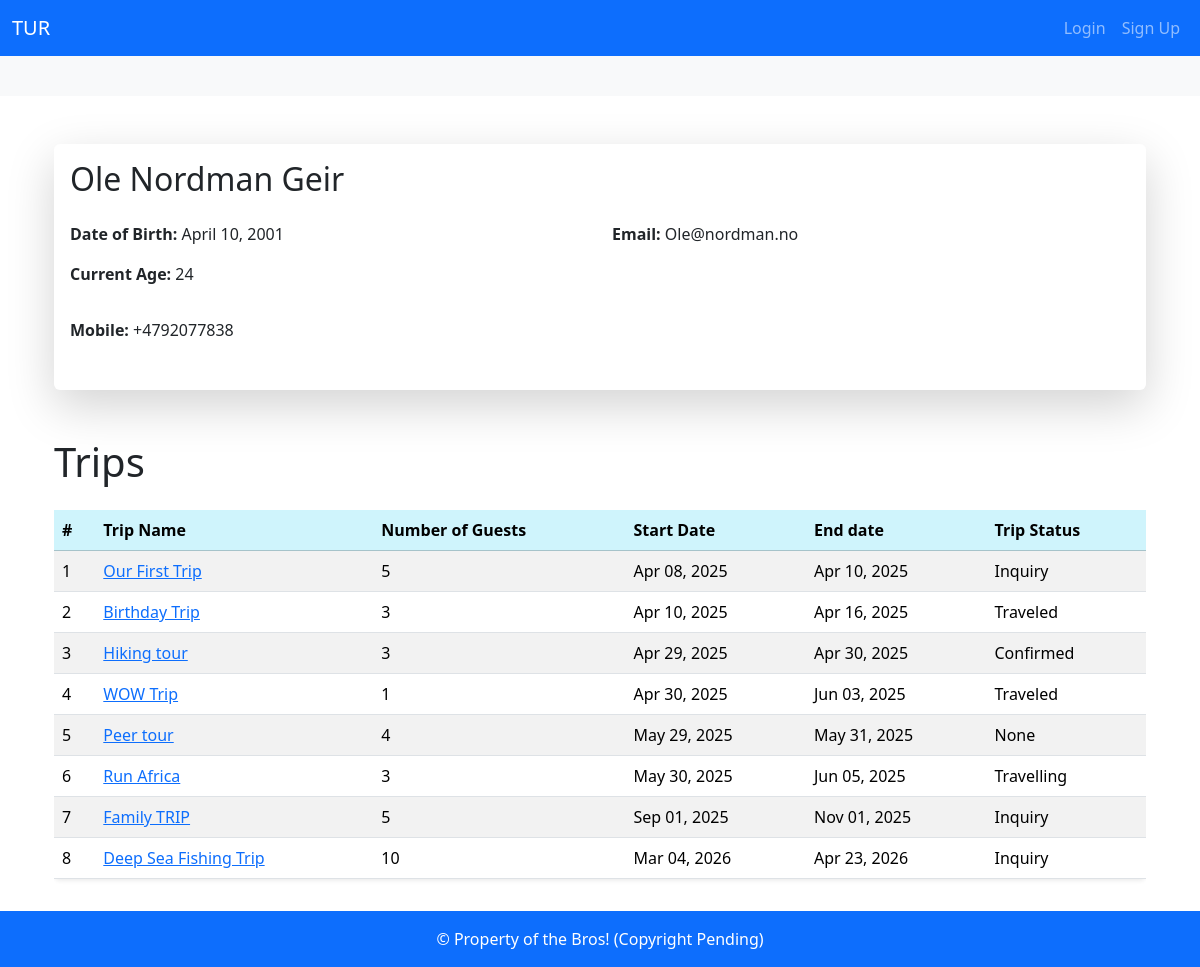
Screenshot of /guest/1 with the database file from the repository.
### booking_system/models.py (models this page shows, shortened)
class Guest(models.Model):
    first_name = models.CharField(max_length=50)
    last_name = models.CharField(max_length=50)
    middle_name = models.CharField(max_length=50, blank=True, null=True)
    date_of_birth = models.DateField(blank=True, null=True)
    email = models.EmailField(unique=True,blank=True, null=True)
    mobile = PhoneNumberField(region='NO')
    emergency_contact = models.ForeignKey(
        'self',
        on_delete=models.SET_NULL,
        blank=True,
        null=True,
        related_name="emergency_for"
    )
    def __str__(self):
        if self.middle_name:
            return f"{self.first_name} {self.middle_name} {self.last_name}"
        else:
            return f"{self.first_name} {self.last_name}"
    def age(self):
        if self.date_of_birth:
            today = date.date.today()
            dob = self.date_of_birth
            return today.year - dob.year - ((today.month, today.day) < (dob.month, dob.day))
        return None

class Trip(models.Model):
    name = models.CharField(max_length=64)
    number_of_guests = models.IntegerField()
    guests = models.ManyToManyField(Guest, related_name="trips", blank=True)
    start_date = models.DateField()
    end_date = models.DateField()
    generated = models.ForeignKey(Generated, on_delete=models.SET_NULL, blank=True, null=True)
    agent = models.ForeignKey(Agent, on_delete=models.SET_NULL, blank=True, null=True)
    payment_status = models.ForeignKey(PaymentStatus, on_delete=models.PROTECT, blank=True, null=True)
    trip_status = models.ForeignKey(TripStatus, on_delete=models.PROTECT, blank=True, null=True)
    no_consultant = models.ForeignKey(
        Consultant, on_delete=models.PROTECT, null=True, blank=True, related_name="no_consultant_trips", verbose_name='Norwegian consultant')
    sa_consultant = models.ForeignKey(
        Consultant, on_delete=models.PROTECT, null=True, blank=True, related_name="sa_consultant_trips", verbose_name='South African consultant')
    note = models.TextField(blank=True, null=True)
    class Meta:
        ordering = ["start_date"]
    def __str__(self):
        return self.name

class TripStatus(models.Model):
    title = models.CharField(max_length=255, unique=True)
    description = models.CharField(max_length=255, blank= True, null=True)
    class Meta:
        verbose_name_plural = "TripStatuses"
    def __str__(self):
        return self.title

### booking_system/views.py (the view)
# urls.py: path("guest/<int:guest_id>", views.guest_view, name='guest_view'),
def guest_view(request,guest_id):
    guest = get_object_or_404(Guest,id=guest_id)
    trips = guest.trips.all()
    print(guest,trips)
    return render(request, 'booking_system/guest/guest_view.html',
                  {'guest': guest,
                   'trips':trips,})

### booking_system/templates/booking_system/guest/guest_view.html (shortened to what this page needs)
{%extends "base.html" %}
{%block body%}
<div class="container mt-5">
  <div class="card shadow-lg border-0">
    <div class="card-body">
      <h2 class="card-title mb-4">{{ guest  }}</h2>
      <div class="row mb-3">
        <div class="col-md-6">
          <p><strong>Date of Birth:</strong> {{ guest.date_of_birth }}</p> <p><strong>Current Age:</strong> {{ guest.age }}</p>
        </div>
        <div class="col-md-6">
          <p><strong>Email:</strong> {{ guest.email }}</p>
        </div>
      </div>
      <div class="row mb-3">
        <div class="col-md-6">
          <p><strong>Mobile:</strong> {{ guest.mobile }} </p>
        </div>
      </div>
    </div>
  </div>
</div>
  {% include "booking_system/partials/trip_list.html" %}
{% endblock %}

### booking_system/templates/booking_system/partials/trip_list.html
<div class="container mt-5">
    <h1 class="mb-4"> Trips</h1>
    <div class="table-responsive">
        <table class="table table-striped table-hover shadow-sm rounded">
            <thead class="table-info">
                <tr>
                    <th>#</th>
                    <th>Trip Name</th>
                    <th>Number of Guests</th>
                    <th>Start Date</th>
                    <th>End date</th>
                    <th>Trip Status</th>
                </tr>
            </thead>
            <tbody>
                {% for trip in trips %}
                <tr class="position-relative">
                    <td>{{ forloop.counter }}</td>
                    <td>
                    <a href="{% url 'view_trip' trip.id %}">{{ trip.name }}</a>
                    </td>
                    <td>{{ trip.number_of_guests }}</td>
                    <td>{{ trip.start_date|date:"M d, Y" }}</td>
                    <td>{{ trip.end_date|date:"M d, Y" }}</td>
                    <td>{{ trip.trip_status}}</td>
                </tr>
                {% empty %}
                <tr>
                    <td colspan="5" class="text-center">No trips found.</td>
                </tr>
                {% endfor %}
            </tbody>
        </table>
    </div>
</div>

### rows the page displays
Guest: middle_name+first_name+last_name "Ole Nordman Geir", date_of_birth "April 10, 2001", age "24", email "Ole@nordman.no", mobile "+4792077838"
Trip: name "Our First Trip", number_of_guests "5", start_date "Apr 08, 2025", end_date "Apr 10, 2025", trip_status "Inquiry"
Trip: name "Birthday Trip", number_of_guests "3", start_date "Apr 10, 2025", end_date "Apr 16, 2025", trip_status "Traveled"
Trip: name "Hiking tour", number_of_guests "3", start_date "Apr 29, 2025", end_date "Apr 30, 2025", trip_status "Confirmed"
Trip: name "WOW Trip", number_of_guests "1", start_date "Apr 30, 2025", end_date "Jun 03, 2025", trip_status "Traveled"
Trip: name "Peer tour", number_of_guests "4", start_date "May 29, 2025", end_date "May 31, 2025", trip_status "None"
Trip: name "Run Africa", number_of_guests "3", start_date "May 30, 2025", end_date "Jun 05, 2025", trip_status "Travelling"
Trip: name "Family TRIP", number_of_guests "5", start_date "Sep 01, 2025", end_date "Nov 01, 2025", trip_status "Inquiry"
Trip: name "Deep Sea Fishing Trip", number_of_guests "10", start_date "Mar 04, 2026", end_date "Apr 23, 2026", trip_status "Inquiry"
